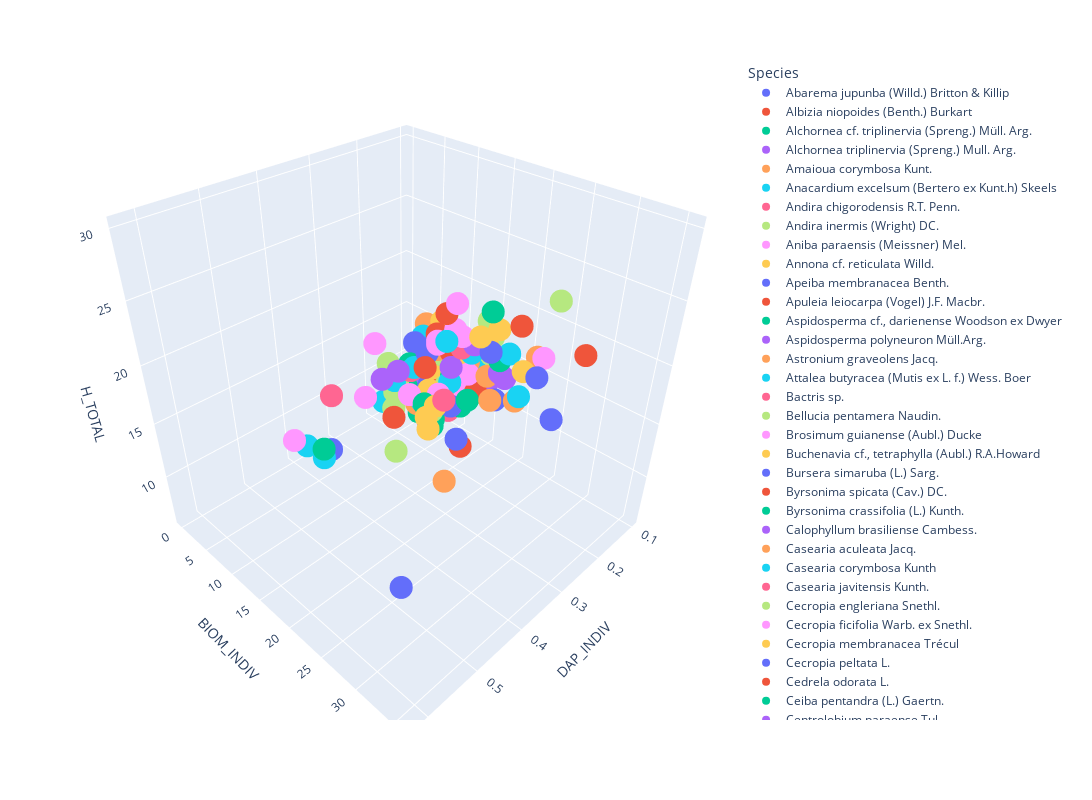

Notebook code cell kept with this figure:
### Code cell
# 3D representation

fig = px.scatter_3d(dv,x=dv.DAP_INDIV,y=dv.BIOM_INDIV,z=dv.H_TOTAL,color=dv.Species,
                    log_x=False,width=1200, height=800);
fig.show()
